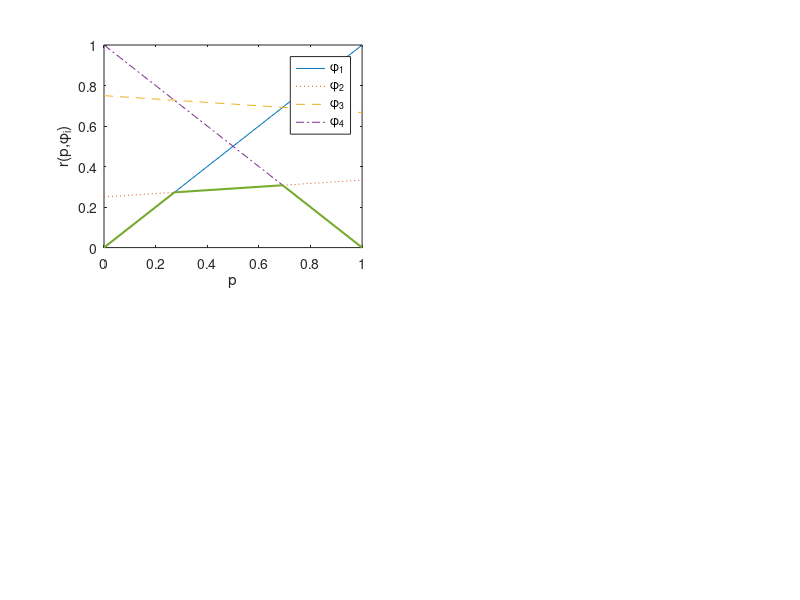
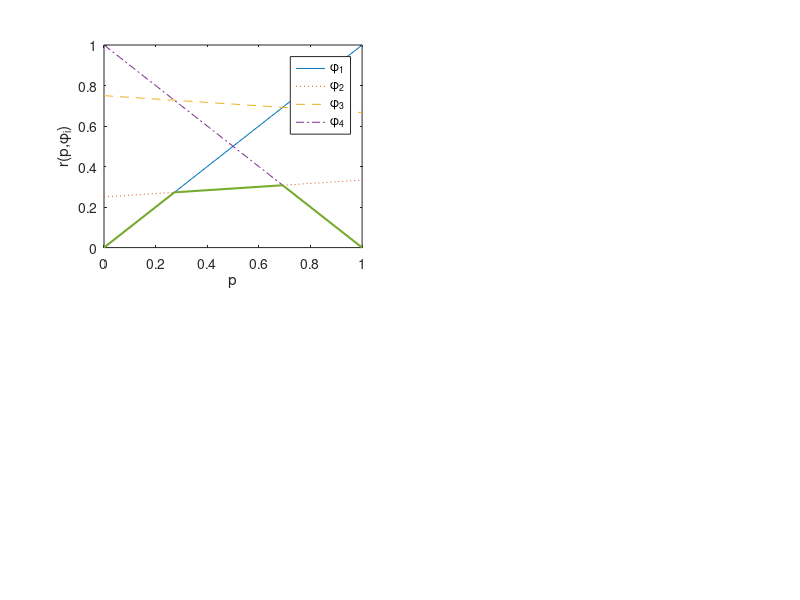
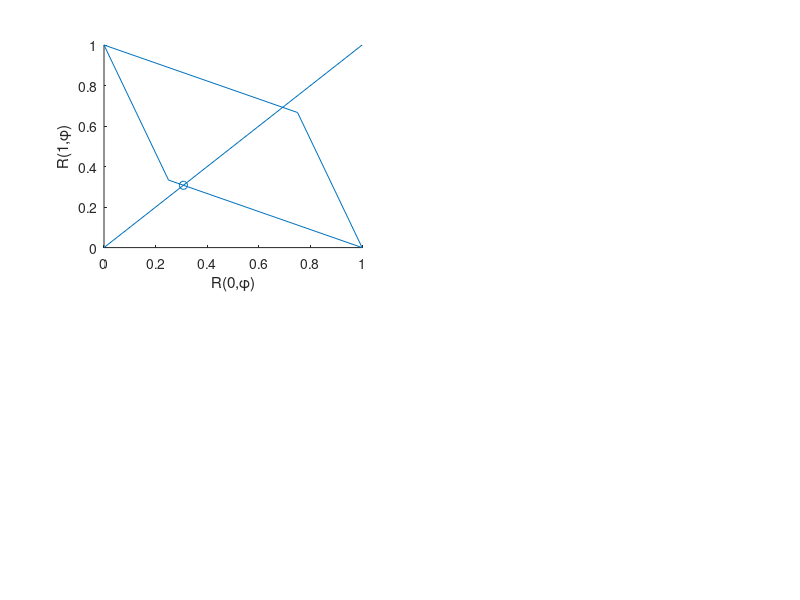
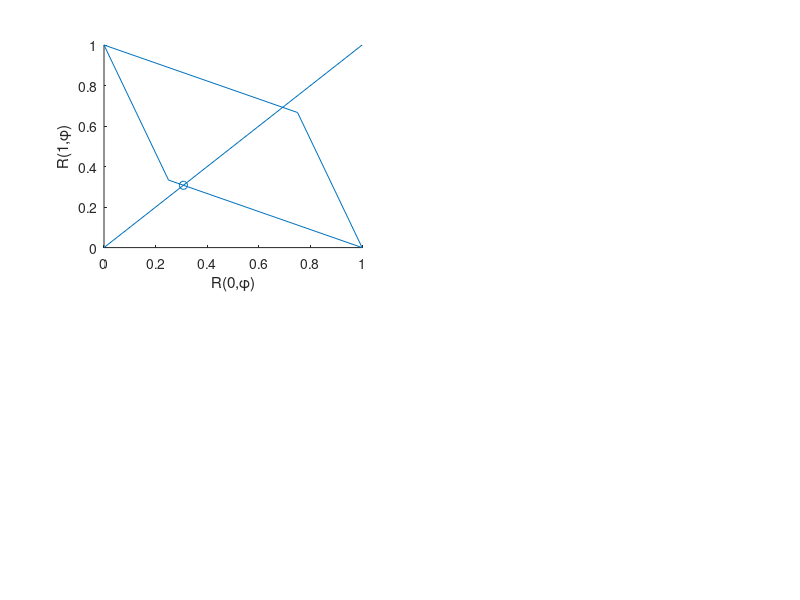

Reproduce these figures in MATLAB, in order.
% 
% Data for Bayesian detection on the binary channel

% Copyright 1999 by Todd K. Moon

th1=1;  th2=2;
delta1=1;  delta2=2;
L(th1,delta1) = 0;    L(th1,delta2) = 1;
L(th2,delta1) = 1;   L(th2,delta2) = 0;
x1=1;   x2=2;

phi(1,x1) = 1;   phi(1,x2) = 1;
phi(2,x1) = 1;   phi(2,x2) = 2;
phi(3,x1) = 2;   phi(3,x2) = 1;
phi(4,x1) = 2;   phi(4,x2) = 2;

f(th1,x1) = 3/4;   f(th1,x2) = 1-f(th1,x1);
lambda0 = f(th1,x2);
f(th2,x2) = 2/3;   f(th2,x1) = 1-f(th2,x2);
lambda1 = f(th2,x1);
% compute risk
R(th1,1) = L(th1,phi(1,x1))*f(th1,x1) +  L(th1,phi(1,x2))*f(th1,x2);
R(th1,2) = L(th1,phi(2,x1))*f(th1,x1) +  L(th1,phi(2,x2))*f(th1,x2);
R(th1,3) = L(th1,phi(3,x1))*f(th1,x1) +  L(th1,phi(3,x2))*f(th1,x2);
R(th1,4) = L(th1,phi(4,x1))*f(th1,x1) +  L(th1,phi(4,x2))*f(th1,x2);

R(th2,1) = L(th2,phi(1,x1))*f(th2,x1) +  L(th2,phi(1,x2))*f(th2,x2);
R(th2,2) = L(th2,phi(2,x1))*f(th2,x1) +  L(th2,phi(2,x2))*f(th2,x2);
R(th2,3) = L(th2,phi(3,x1))*f(th2,x1) +  L(th2,phi(3,x2))*f(th2,x2);
R(th2,4) = L(th2,phi(4,x1))*f(th2,x1) +  L(th2,phi(4,x2))*f(th2,x2);

% subplot(2,2,1)
%$$$ line([R(1,4),R(1,2),R(1,1),R(1,3),R(1,4)], [R(2,4),R(2,2),R(2,1),R(2,3),R(2,4)])
%$$$ line([-3 4],[-3 4])
%$$$ line([0 1],[1 0]);
%$$$ line([0 4],[0 0])
%$$$ line([0 0],[0 4])
%$$$ axis equal
%$$$ 
%$$$ q = 3/13;
%$$$ y1 = -5/4*q -3/4;
%$$$ hold on
%$$$ plot(y1,y1,'o')
%$$$ p = 21/26;
%$$$ line([0 p],[0 1-p])
%$$$ print -dps ../pictures/oddeven.ps
%$$$ print -deps ../pictures/oddeven.eps

slope = (R(th2,1) - R(th2,2))/(R(th1,1) - R(th1,2))

% plot the envelope
clf;
subplot(2,2,1)
p = 0:.1:1;
plot(p,p);
hold on
plot(p,(1-p)*lambda0 + p*lambda1,':');
plot(p,(1-p)*(1-lambda0) + p*(1-lambda1),'--');
plot(p,(1-p),'-.');
xlabel('p')
ylabel('r(p,\phi_i)')
int1 = lambda0/(1+lambda0-lambda1);
int2 = (lambda0-1)/(lambda0-1-lambda1);
set(gcf,'DefaultLineLineWidth',1.5)
line([0 int1 int2 1],[0 int1 1-int2 0]);
set(gcf,'DefaultLineLineWidth',.5)
legend('\phi_1','\phi_2','\phi_3','\phi_4')
input('press return to print')
print -dps ../pictures/binchan1.ps
print -deps ../pictures/binchan1.eps
% return

% plot the risk function
clf
subplot(2,2,1);
line([0 lambda0 1 1-lambda0 0],[1 lambda1 0 1-lambda1 1]);
xlabel('R(0,\phi)');
ylabel('R(1,\phi)');
line([0 1],[0,1])
hold on
plot(4/13,4/13,'o')
print -dps ../pictures/binchan2.ps
print -deps ../pictures/binchan2.eps
